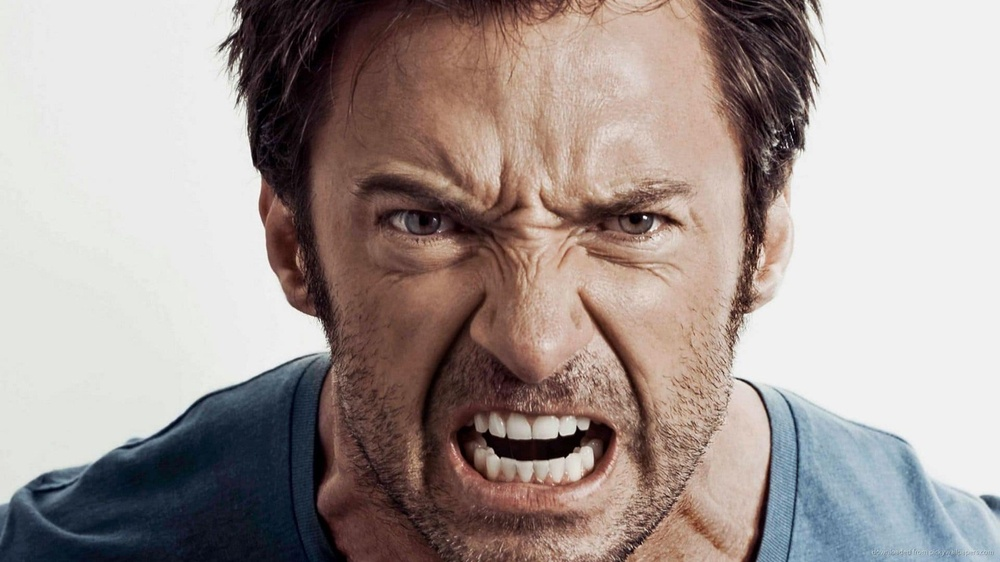
#> input picture Emotion/resources/anger.jpeg, 1000 x 562 px, shrunk from 1600 x 900 before the run
$ python -i eye_tracker.py   (imports and definitions only)
#> lines starting #> are read from the running program, lines starting #| are printed output that depends on the picture; after the words box and inside, x2 and y2 are one past the last pixel; in counts of white or black regions, pixels touching at a corner belong together
import numpy as np
import cv2

def eyeTracking(eyelist):
	eye1, eye2 = eyelist[0], eyelist[1]
	if eye1[0] < eye2[0]:
		right = eye1
		left = eye2
	else:
		right = eye2
		left = eye1
	right_w = right[2] - right[0]
	right_h = right[3] - right[1]

	left_w = left[2] - left[0]
	left_h = left[3] - left[1]

	ud = (float(right[3] + right[1] + left[3] + left[1])/4 - 190)/190 * 5
	right_area = float(right_w * right_h)
	left_area = float(left_w * left_h)

	if right_area < left_area:
		lw = right_area/left_area * -15
	else:
		lw = left_area/right_area * 15
	return lw, ud

def getEyes(image):
	frame = cv2.cvtColor(image,cv2.COLOR_RGB2GRAY)
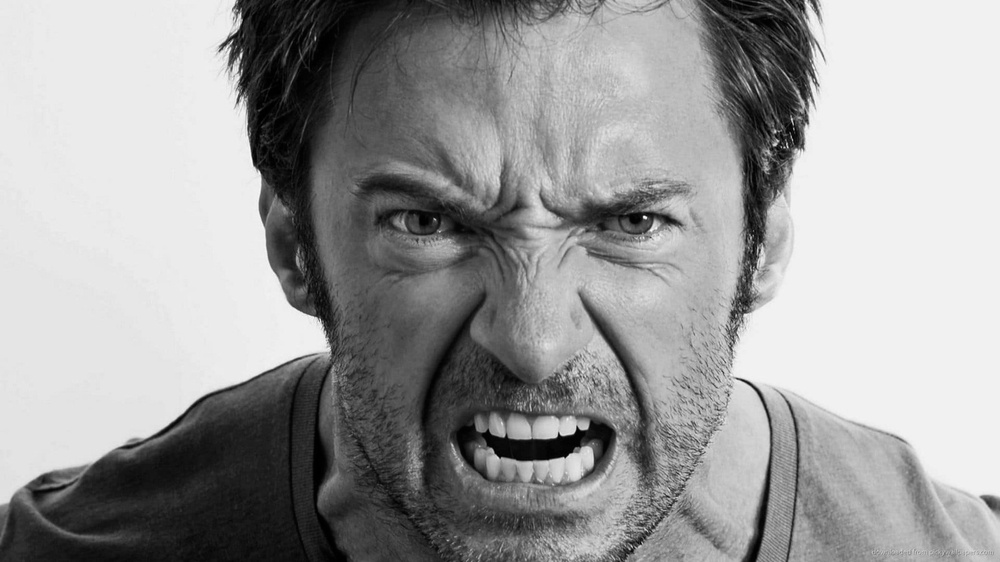
#> frame: shape (562, 1000); min 0, max 253, mean 155.7
	pupilFrame=frame
	clahe=frame
	blur=frame
	edges=frame
	eyes = cv2.CascadeClassifier('haarcascade_eye.xml')
	detected = eyes.detectMultiScale(frame, 1.25, 5)
#> detected = [[356, 185, 67, 67]]
	eyelist = []
	for (x,y,w,h) in detected: #similar to face detection
		cv2.rectangle(frame, (x,y), ((x+w),(y+h)), (0,0,255),1)	 #draw rectangle around eyes
		cv2.line(frame, (x,y), ((x+w,y+h)), (0,0,255),1)   #draw cross
		cv2.line(frame, (x+w,y), ((x,y+h)), (0,0,255),1)
		eyelist.append((x,y, x+w,y+h))

		#pupilFrame = cv2.equalizeHist(frame[y+(h*.25):(y+h), x:(x+w)]) #using histogram equalization of better image.
		cl1 = cv2.createCLAHE(clipLimit=2.0, tileGridSize=(8,8)) #set grid size
		clahe = cl1.apply(pupilFrame)  #clahe #Clipped Local Adaptive Histogram Equalization (CLAHE)
		blur = cv2.medianBlur(clahe, 7)  #median blur
#> this loop made 1 pass
#> pass 1, in getEyes, `clahe = cl1.apply(pupilFrame)`:
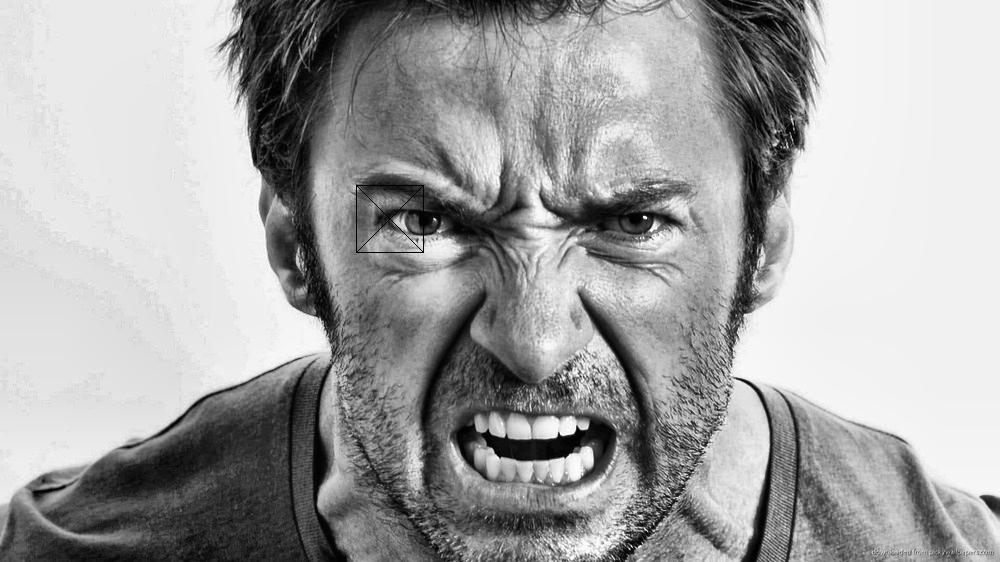
#> clahe: shape (562, 1000); min 0, max 254, mean 163.6
#> pass 1, in getEyes, `blur = cv2.medianBlur(clahe, 7)`:
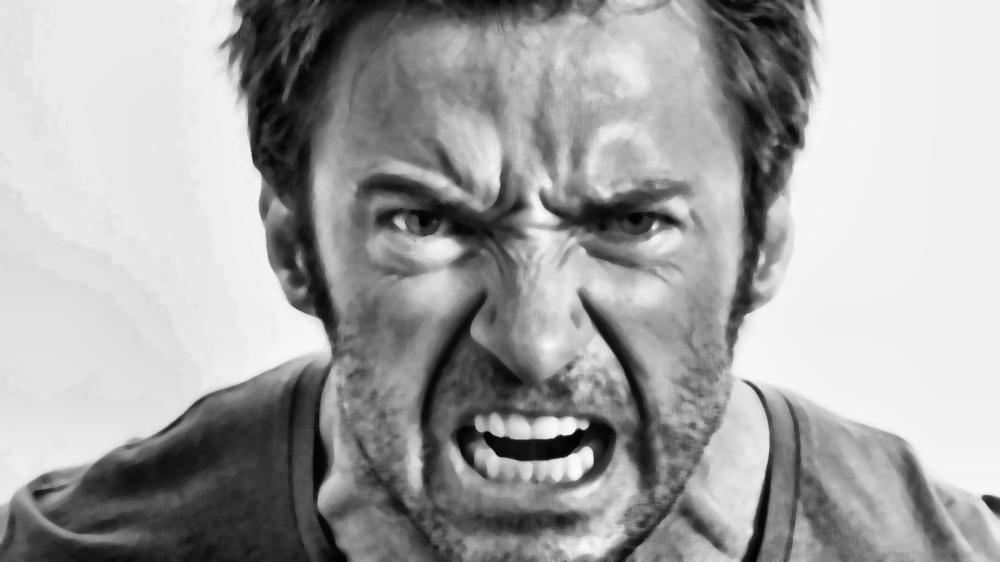
#> blur: shape (562, 1000); min 2, max 251, mean 163.8
#> after the loop:
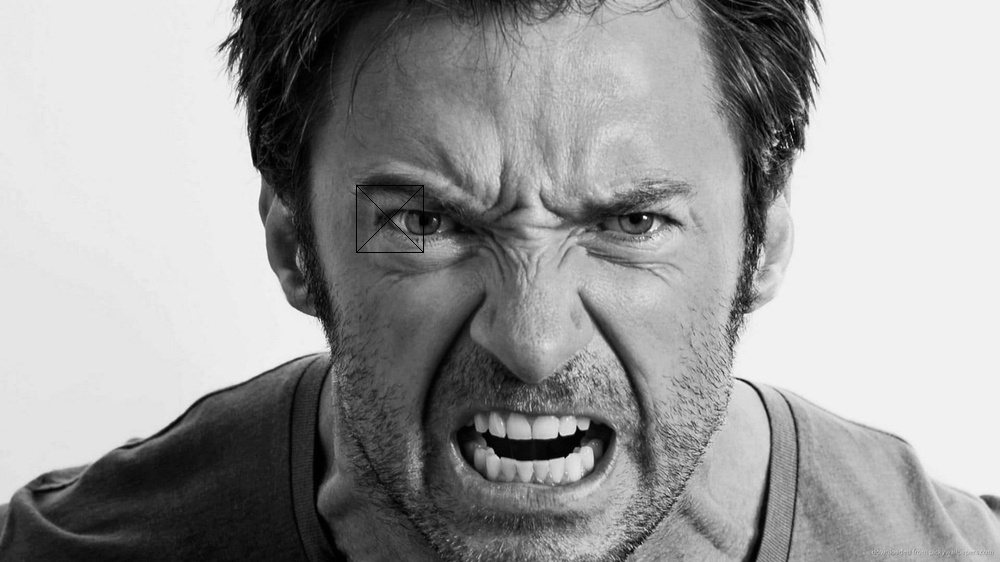
#> frame: shape (562, 1000); 0.07% of pixels changed, all inside (x1, y1, x2, y2) = (356, 185, 424, 253)
#> after the loop, eyelist = [(356, 185, 423, 252)]
	x, y = 240, 170
	if len(eyelist) == 1:
#> (the run stopped early here; a loop or call above may not have finished)

$ run again, on Emotion/resources/sad.jpg
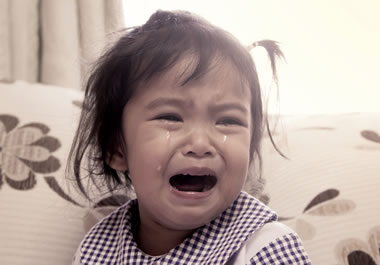
#> input picture Emotion/resources/sad.jpg, 380 x 265 px
#> in getEyes, `frame = cv2.cvtColor(image,cv2.COLOR_RGB2GRAY)`:
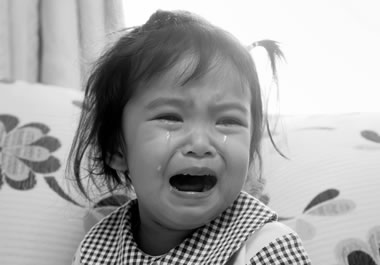
#> frame: shape (265, 380); min 0, max 255, mean 166.2
#> detected = ()
#> after the loop in getEyes, `for (x,y,w,h) in detected:`: eyelist = []

$ run again, on Emotion/resources/smiley.jpg
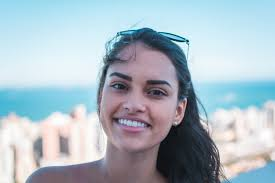
#> input picture Emotion/resources/smiley.jpg, 275 x 183 px
#> detected = [[108, 75, 23, 23], [143, 81, 22, 22]]
#> the loop in getEyes, `for (x,y,w,h) in detected:` made 2 passes
#> pass 1, in getEyes, `blur = cv2.medianBlur(clahe, 7)`:
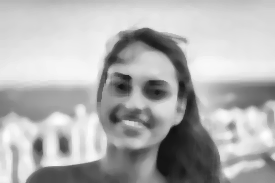
#> blur: shape (183, 275); min 17, max 253, mean 176.8
#> after the loop in getEyes, `for (x,y,w,h) in detected:`:
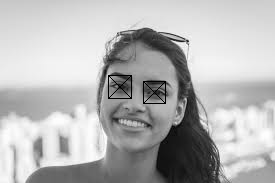
#> frame: shape (183, 275); min 0, max 255, mean 181.4
#> after the loop in getEyes, `for (x,y,w,h) in detected:`: eyelist = [(108, 75, 131, 98), (143, 81, 165, 103)]
#> eye1 = (108, 75, 131, 98); eye2 = (143, 81, 165, 103)
#> right = (108, 75, 131, 98)
#> left = (143, 81, 165, 103)
#> right_w = 23
#> left_w = 22
#> in eyeTracking, `ud = (float(right[3] + right[1] + left[3] + left[1])/4 - 190)/190 * 5`: ud = -2.65
#> right_area = 529
#> left_area = 484
#> lw = 13.72
#> in getEyes, `lr, ud = eyeTracking(eyelist)`: ud = -2.65
#> in getEyes, `x = int(240 + 240 * lr/15)`: x = 459
#> in getEyes, `y = int(170 + 170 * ud / 5)`: y = 79
